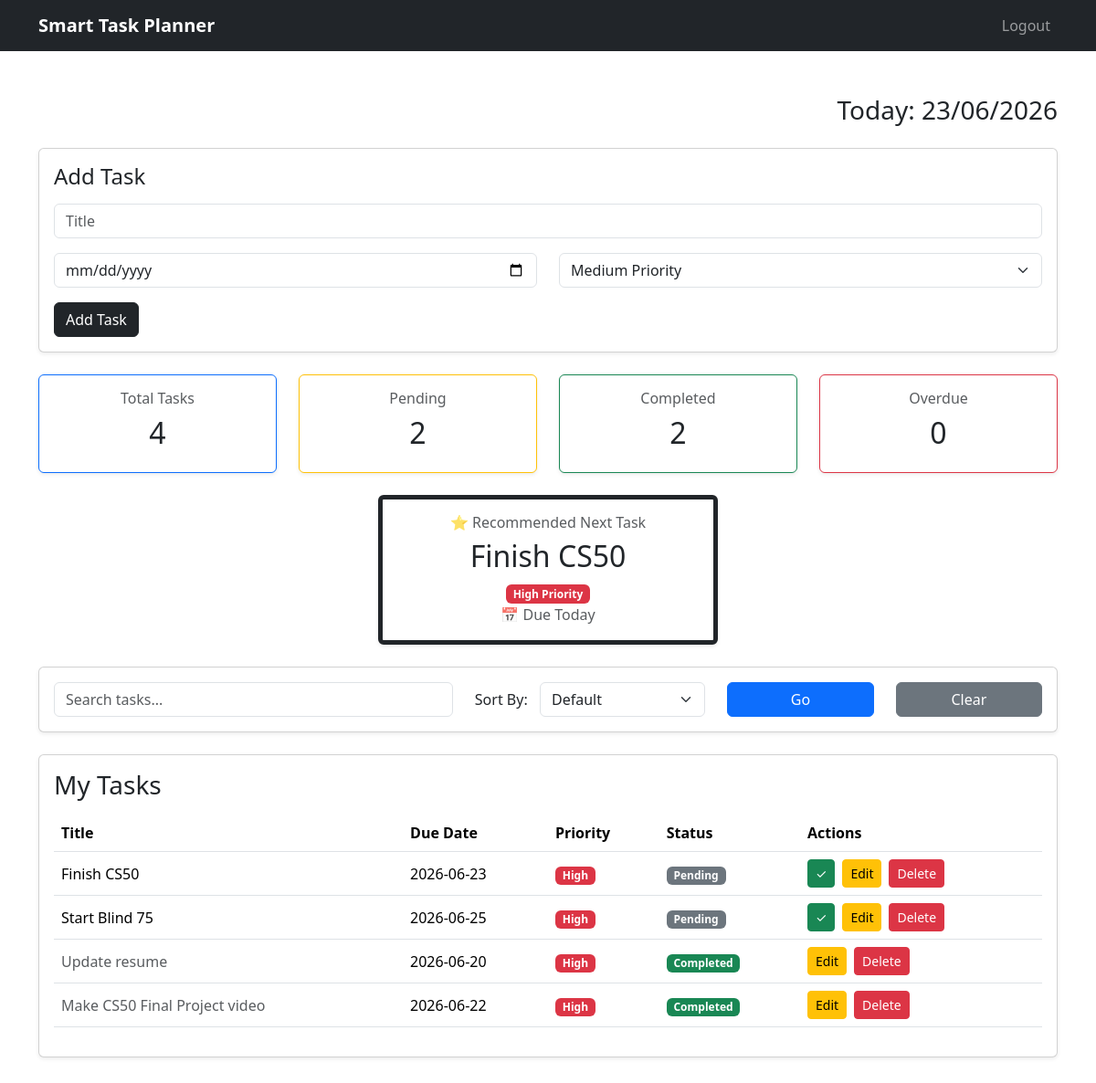
The page / (signed in) on the database its author committed.
### tables this page shows
CREATE TABLE tasks (id INTEGER PRIMARY KEY AUTOINCREMENT, user_id INTEGER NOT NULL, title text NOT NULL, due_date TEXT, priority INTEGER DEFAULT 1, completed INTEGER DEFAULT 0, FOREIGN KEY(user_id) REFERENCES users(id));

### app.py (the view, shortened to what this page needs)
@app.route("/")
def index():
    if "user_id" not in session:
        return redirect("/login")
    search = request.args.get("search", "").strip()
    sort = request.args.get("sort", "default")
    conn = get_db()
    if search and sort == "priority":
        tasks = conn.execute(
            """
            SELECT *
            FROM tasks
            WHERE user_id = ?
            AND LOWER(title) LIKE LOWER(?)
            ORDER BY completed, priority DESC
            """,
            (
                session["user_id"],
                f"%{search}%"
            )
        ).fetchall()
    else:
        tasks = conn.execute(
            """
            SELECT *
            FROM tasks
            WHERE user_id = ?
            ORDER BY completed, priority DESC, due_date
            """,
            (session["user_id"],)
        ).fetchall()
    total = conn.execute("SELECT COUNT(*) FROM tasks WHERE user_id = ?", (session["user_id"],)).fetchone()[0]
    pending = conn.execute("SELECT COUNT(*) FROM tasks WHERE user_id = ? AND completed = 0", (session["user_id"],)).fetchone()[0]
    completed = conn.execute("SELECT COUNT(*) FROM tasks WHERE user_id = ? AND completed = 1", (session["user_id"],)).fetchone()[0]
    overdue = conn.execute("SELECT COUNT(*) FROM tasks WHERE user_id = ? AND completed = 0 AND due_date < ?",
                           (session["user_id"], today)).fetchone()[0]
    recommended = conn.execute("SELECT * FROM tasks WHERE user_id = ? AND completed = 0 ORDER BY priority DESC, due_date LIMIT 1",
                               (session["user_id"],)).fetchone()
    conn.close()
    due_text = None
    if recommended and recommended["due_date"]:
        due_date = date.fromisoformat(recommended["due_date"])
        days_left = (due_date - today).days
        if days_left < 0:
            due_text = f"Overdue by {-days_left} day(s)"
        elif days_left == 0:
            due_text = "Due Today"
        elif days_left == 1:
            due_text = "Due Tomorrow"
        else:
            due_text = f"Due in {days_left} days"
    return render_template("dashboard.html", tasks=tasks, total=total, pending=pending, completed=completed, overdue=overdue,
                           today=today.isoformat(), search=search, sort=sort, recommended=recommended, due_text=due_text,
                           today_display=today_display)

### app.py (called while the page is built)
def get_db():
    conn = sqlite3.connect("tasks.db")
    conn.row_factory = sqlite3.Row
    return conn

### templates/dashboard.html (shortened to what this page needs)
{% extends "layout.html" %}
{% block body %}
<div class="text-end mb-4">
    <h3>Today: {{ today_display }}</h3>
</div>
<div class="card shadow-sm mb-4">
    <div class="card-body">
        <h4 class="card-title mb-3">Add Task</h4>
        <form action="/add" method="post">
            <div class="mb-3">
                <input class="form-control" name="title" placeholder="Title" type="text" required>
            </div>
            <div class="row">
                <div class="col-md-6 mb-3">
                    <input class="form-control" name="due_date" type="date">
                </div>
                <div class="col-md-6 mb-3">
                    <select class="form-select" name="priority">
                        <option value="1" selected>Medium Priority</option>
                    </select>
                </div>
            </div>
            <button class="btn btn-dark" type="submit">Add Task</button>
        </form>
    </div>
</div>
<div class="row mb-4">
    <div class="col-md-3">
        <div class="card text-center shadow-sm border-primary">
            <div class="card-body">
                <h6 class="text-muted">Total Tasks</h6>
                <h2>{{ total }}</h2>
            </div>
        </div>
    </div>
    <div class="col-md-3">
        <div class="card text-center shadow-sm border-warning">
            <div class="card-body">
                <h6 class="text-muted">Pending</h6>
                <h2>{{ pending }}</h2>
            </div>
        </div>
    </div>
    <div class="col-md-3">
        <div class="card text-center shadow-sm border-success">
            <div class="card-body">
                <h6 class="text-muted">Completed</h6>
                <h2>{{ completed }}</h2>
            </div>
        </div>
    </div>
    <div class="col-md-3">
        <div class="card text-center shadow-sm border-danger">
            <div class="card-body">
                <h6 class="text-muted">Overdue</h6>
                <h2>{{ overdue }}</h2>
            </div>
        </div>
    </div>
</div>
{% if recommended %}
<div class="card shadow-sm border-start border-5 border-dark mx-auto col-md-4 mb-4">
    <div class="card-body text-center">
        <h6 class="text-muted mb-2">
            ⭐ Recommended Next Task
        </h6>
        <h2 class="mb-2">
            {{ recommended["title"] }}
        </h2>
        {% if recommended["priority"] == 2 %}
            <span class="badge bg-danger">High Priority</span>
        {% elif recommended["priority"] == 1 %}
            <span class="badge bg-warning text-dark">Medium Priority</span>
        {% else %}
            <span class="badge bg-success">Low Priority</span>
        {% endif %}
        {% if recommended["due_date"] < today %}
            <p class="text-danger mt-2 mb-0">
                ⚠ Overdue
            </p>
        {% else %}
            <p class="text-muted mb-0">
                📅 {{ due_text }}
            </p>
        {% endif %}
    </div>
</div>
{% endif %}
<div class="card shadow-sm mb-4">
    <div class="card-body">
        <form action="/" method="get">
            <div class="row align-items-center">
                <div class="col-md-5">
                    <input type="text" class="form-control" name="search" placeholder="Search tasks..."
                    {% if search %} value="{{ search }}" {% endif %}>
                </div>
                <div class="col-md-3">
                    <div class="d-flex align-items-center gap-2">
                        <label class="col-md-3 mb-0">Sort By:</label>
                        <select class="form-select" name="sort">
                            <option value="default" {% if sort == "default" %}selected{% endif %}>
                                Default
                            </option>
                        </select>
                    </div>
                </div>
                <div class="col-md-2">
                    <button class="btn btn-primary w-100" type="submit">Go</button>
                </div>
                <div class="col-md-2">
                    <a href="/" class="btn btn-secondary w-100">Clear</a>
                </div>
            </div>
        </form>
    </div>
</div>
<div class="card shadow-sm">
    <div class="card-body">
        <h3 class="mb-3">My Tasks</h3>
        {% if search and not tasks %}
        <div class="alert alert-info">
            No matching tasks found.
        </div>
        {% elif not tasks %}
        <div class="alert alert-info">
            No tasks yet. Add your first task!
        </div>
        {% else %}
        <table class="table table-hover align-middle">
            <thead>
                <th>Title</th>
                <th>Due Date</th>
                <th>Priority</th>
                <th>Status</th>
                <th>Actions</th>
            </thead>
            <tbody>
            {% for task in tasks %}
            <tr {% if task["due_date"] < today and not task["completed"] %} class="table-danger" {% endif %}>
                <td class="{% if task['completed'] %}text-muted{% endif %}">{{ task["title"] }}</td>
                <td>{{ task["due_date"] }}</td>
                <td>
                    {% if task["priority"] == 2 %}
                    <span class="badge bg-danger">High</span>
                    {% elif task["priority"] == 1 %}
                    <span class="badge bg-warning text-dark">Medium</span>
                    {% else %}
                    <span class="badge bg-success">Low</span>
                    {% endif %}
                </td>
                <td>
                    {% if task["completed"] %}
                    <span class="badge bg-success">Completed</span>
                    {% elif not task["completed"] and task["due_date"] < today %}
                    <span class="badge bg-danger">Overdue</span>
                    {% else %}
                    <span class="badge bg-secondary">Pending</span>
                    {% endif %}
                </td>
                <td>
                    <div class="d-flex gap-2">
                        {% if not task["completed"] %}
                        <form action="/complete" method="post">
                            <button class="btn btn-success btn-sm" type="submit">✓</button>
                        </form>
                        {% endif %}
                        <a href="/edit?id={{ task['id'] }}" class="btn btn-warning btn-sm">Edit</a>
                        <form action="/delete" method="post">
                            <button class="btn btn-danger btn-sm" onclick="return confirm('Delete this task?')" type="submit">
                                Delete
                            </button>
                        </form>
                    </div>
                </td>
            </tr>
            {% endfor %}
            </tbody>
        </table>
        {% endif %}
    </div>
</div>
{% endblock %}

### templates/layout.html (shortened to what this page needs)
<!DOCTYPE html>
<html lang="en">
<head>
    <link href="https://cdn.jsdelivr.net/npm/bootstrap@5.3.7/dist/css/bootstrap.min.css" rel="stylesheet">
    <link href="/static/styles.css" rel="stylesheet">
</head>
<body>
    <nav class="navbar navbar-expand-lg navbar-dark bg-dark">
        <div class="container">
            <a class="navbar-brand fw-bold" href="/">
                Smart Task Planner
            </a>
            <div class="navbar-nav ms-auto">
                {% if session.get("user_id") %}
                <a class="nav-link" href="/logout">Logout</a>
                {% else %}
                <a class="nav-link" href="/login">Login</a>
                <a class="nav-link" href="/register">Register</a>
                {% endif %}
            </div>
        </div>
    </nav>
    <main class="container py-5">
        {% block body %}
        {% endblock %}
    </main>
</body>
</html>

### rows shown on the page
tasks: title "Finish CS50", due_date "2026-06-23", priority "High", completed "Pending"
tasks: title "Start Blind 75", due_date "2026-06-25", priority "High", completed "Pending"
tasks: title "Update resume", due_date "2026-06-20", priority "High", completed "Completed"
tasks: title "Make CS50 Final Project video", due_date "2026-06-22", priority "High", completed "Completed"

### other values the page prints
{{ today_display }} "23/06/2026"
{{ total }} "4"
{{ pending }} "2"
{{ completed }} "2"
{{ overdue }} "0"
{{ due_text }} "Due Today"
